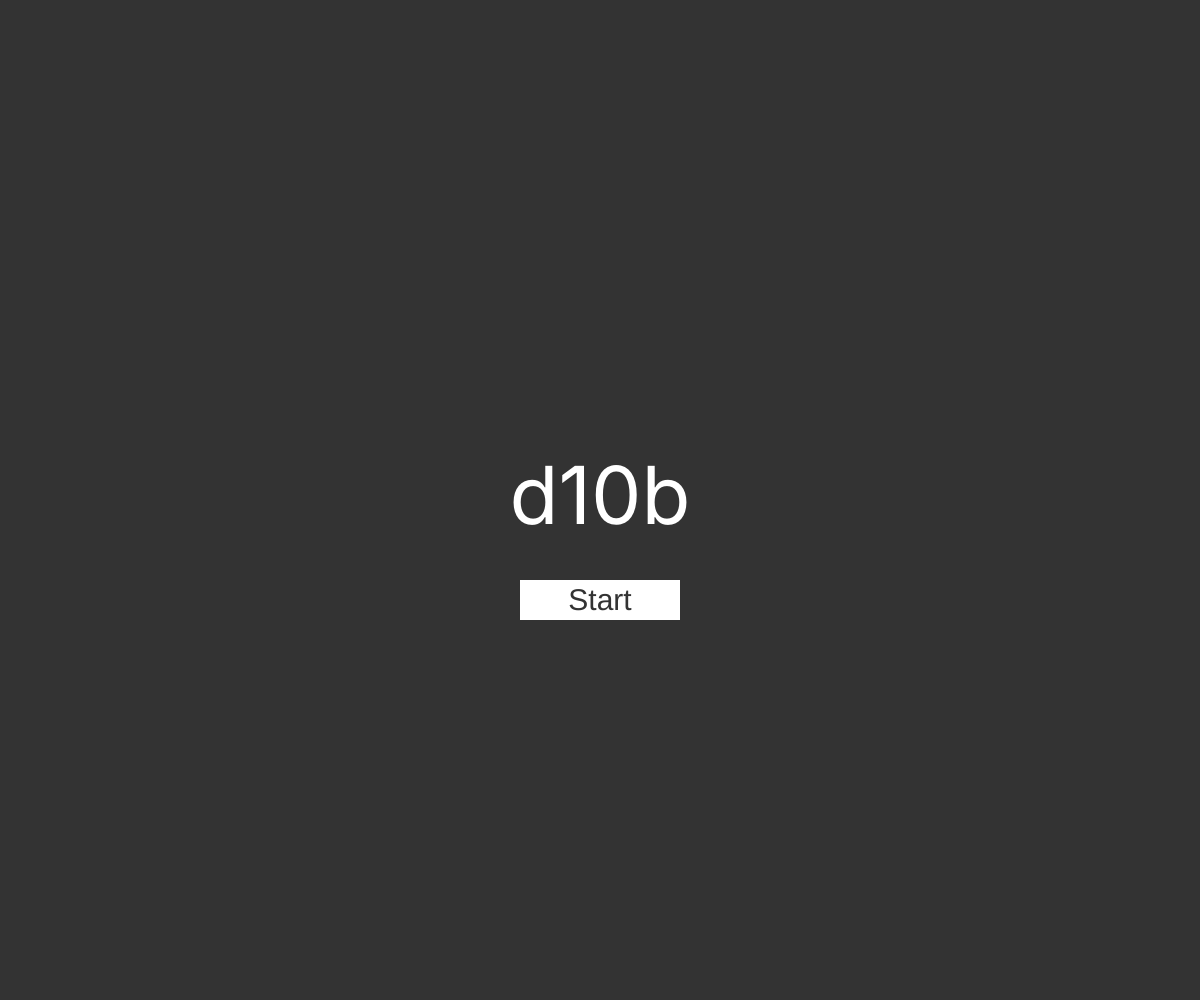
Frame 1 (no input)
Frame 60 (no input): identical to frame 1, image omitted
Frame 120 (the mouse pressed at the canvas centre since frame 60): identical to frame 1, image omitted

The p5.js sketch that drew this single still picture (run headless with seeded random() and noise() and a simulated clock; from frame 60 on, the mouse is pressed at the canvas centre):

// p5.js sketch
// ── sketch.js
// env vars
const backgroundcolor = "#333333";
const foregroundcolor = "#ffffff";
const timetoplay = 60000; // one minute

// global things that don't change
let pagewidth;
let pageheight;
let font;

// elements
let startButton;
let numberInput;

// global things that do change.
let displaytext = "d10b";
let score = -1;

function startGame() {
    startButton.remove();
    console.log("Started!");

    // make the input box
    numberInput = createInput();
    numberInput.size(160, 40)
    numberInput.position(pagewidth / 2 - 80, pageheight / 2 + 80); // adjust as needed
    numberInput.style("background-color", foregroundcolor);
    numberInput.style("color", backgroundcolor);
    
    numberInput.style("box-sizing", "border-box");
    numberInput.style("border", "none");
    numberInput.style("padding", "0");
    numberInput.style("margin", "0");
    numberInput.style("font-size", "30px");
    
    setTimeout(() => numberInput.elt.focus(), 0);
    numberInput.input(onInputChange);
    startLevel()
    setTimeout(stopGame, timetoplay);
}

function onInputChange() {
    let val = numberInput.value();
    val = val.replace(/[^01]/g, "");

    if (val !== "") {
        let num = parseInt(val, 2);
        if (num > 31) val = "11111";
    }

    numberInput.value(val);
    if (parseInt(numberInput.value()) == parseInt(displaytext.toString(2))) {
        startLevel()
    }
}

function startLevel() {
    displaytext = Math.round(Math.random()*31);
    score++;
    numberInput.value("");
}

function stopGame() {
    numberInput.remove();
    displaytext = "Time's Up!\nScore: " + score;
}

function setup() {
    pagewidth = windowWidth;
    pageheight = windowHeight;
    let cnv = createCanvas(pagewidth, pageheight);
    cnv.position(0, 0);           // pin canvas to true top-left
    document.body.style.margin = "0"; // remove default browser margin
    createCanvas(pagewidth, pageheight);
    
    startButton = createButton("Start");
    startButton.size(160, 40)
    startButton.position(pagewidth / 2 - 80, pageheight / 2 + 80); // adjust as needed
    startButton.style("background-color", foregroundcolor);
    startButton.style("color", backgroundcolor);
    startButton.style("box-sizing", "border-box");
    startButton.style("border", "none");
    startButton.style("padding", "0");
    startButton.style("margin", "0");
    startButton.style("font-size", "30px");
    startButton.mousePressed(startGame); // wire it up to actually do something
}

function draw() {
    background(backgroundcolor);
    fill(foregroundcolor);
    
    textSize(80);
    textFont("Inter");
    textAlign(CENTER, CENTER)
    text(displaytext, pagewidth/2, pageheight/2);
}
